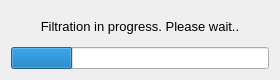
<?xml version="1.0" encoding="UTF-8"?>
<ui version="4.0">
 <class>Form</class>
 <widget class="QWidget" name="Form">
  <property name="geometry">
   <rect>
    <x>0</x>
    <y>0</y>
    <width>280</width>
    <height>80</height>
   </rect>
  </property>
  <property name="minimumSize">
   <size>
    <width>280</width>
    <height>80</height>
   </size>
  </property>
  <property name="maximumSize">
   <size>
    <width>280</width>
    <height>80</height>
   </size>
  </property>
  <property name="windowTitle">
   <string>Filtration</string>
  </property>
  <layout class="QVBoxLayout" name="verticalLayout" stretch="0,0">
   <item>
    <widget class="QLabel" name="label">
     <property name="font">
      <font>
       <pointsize>10</pointsize>
      </font>
     </property>
     <property name="text">
      <string>Filtration in progress. Please wait..</string>
     </property>
     <property name="alignment">
      <set>Qt::AlignCenter</set>
     </property>
    </widget>
   </item>
   <item>
    <widget class="QProgressBar" name="progressBar">
     <property name="value">
      <number>24</number>
     </property>
     <property name="textVisible">
      <bool>false</bool>
     </property>
    </widget>
   </item>
  </layout>
 </widget>
 <resources/>
 <connections/>
</ui>
